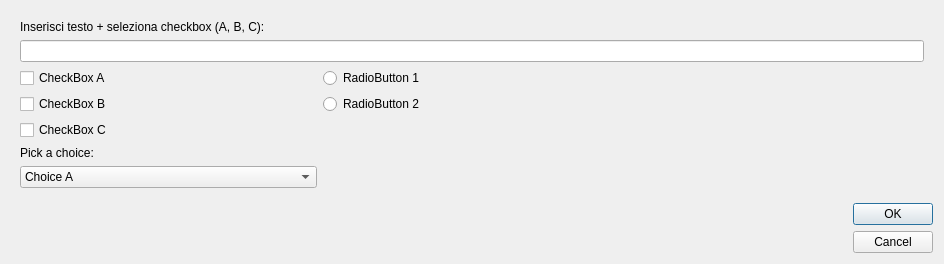
<?xml version="1.0" encoding="UTF-8"?>
<ui version="4.0">
 <class>widgets</class>
 <widget class="QDialog" name="widgets">
  <property name="geometry">
   <rect>
    <x>0</x>
    <y>0</y>
    <width>944</width>
    <height>253</height>
   </rect>
  </property>
  <property name="windowTitle">
   <string>Dialog</string>
  </property>
  <layout class="QGridLayout" name="gridLayout">
   <item row="9" column="1">
    <widget class="QDialogButtonBox" name="buttonBox">
     <property name="orientation">
      <enum>Qt::Vertical</enum>
     </property>
     <property name="standardButtons">
      <set>QDialogButtonBox::Cancel|QDialogButtonBox::Ok</set>
     </property>
    </widget>
   </item>
   <item row="8" column="0" colspan="2">
    <widget class="QWidget" name="widget" native="true">
     <layout class="QGridLayout" name="gridLayout_2">
      <item row="2" column="0">
       <widget class="QCheckBox" name="checkBox_A">
        <property name="text">
         <string>CheckBox A</string>
        </property>
        <property name="autoExclusive">
         <bool>false</bool>
        </property>
       </widget>
      </item>
      <item row="3" column="0">
       <widget class="QCheckBox" name="checkBox_B">
        <property name="text">
         <string>CheckBox B</string>
        </property>
       </widget>
      </item>
      <item row="0" column="0" colspan="2">
       <widget class="QLabel" name="label">
        <property name="text">
         <string>Inserisci testo + seleziona checkbox (A, B, C):</string>
        </property>
       </widget>
      </item>
      <item row="6" column="0">
       <widget class="QLabel" name="label_2">
        <property name="text">
         <string>Pick a choice:</string>
        </property>
       </widget>
      </item>
      <item row="1" column="0" colspan="3">
       <widget class="QLineEdit" name="lineEdit"/>
      </item>
      <item row="7" column="0">
       <widget class="QComboBox" name="comboBox">
        <item>
         <property name="text">
          <string>Choice A</string>
         </property>
        </item>
        <item>
         <property name="text">
          <string>Choice B</string>
         </property>
        </item>
        <item>
         <property name="text">
          <string>Choice C</string>
         </property>
        </item>
       </widget>
      </item>
      <item row="3" column="1">
       <widget class="QRadioButton" name="radioButton_2">
        <property name="text">
         <string>RadioButton 2</string>
        </property>
       </widget>
      </item>
      <item row="4" column="0">
       <widget class="QCheckBox" name="checkBox_C">
        <property name="text">
         <string>CheckBox C</string>
        </property>
       </widget>
      </item>
      <item row="2" column="1">
       <widget class="QRadioButton" name="radioButton_1">
        <property name="text">
         <string>RadioButton 1</string>
        </property>
       </widget>
      </item>
      <item row="5" column="0">
       <spacer name="verticalSpacer">
        <property name="orientation">
         <enum>Qt::Vertical</enum>
        </property>
        <property name="sizeHint" stdset="0">
         <size>
          <width>20</width>
          <height>40</height>
         </size>
        </property>
       </spacer>
      </item>
     </layout>
    </widget>
   </item>
  </layout>
 </widget>
 <resources/>
 <connections>
  <connection>
   <sender>buttonBox</sender>
   <signal>accepted()</signal>
   <receiver>widgets</receiver>
   <slot>accept()</slot>
   <hints>
    <hint type="sourcelabel">
     <x>403</x>
     <y>174</y>
    </hint>
    <hint type="destinationlabel">
     <x>157</x>
     <y>184</y>
    </hint>
   </hints>
  </connection>
  <connection>
   <sender>buttonBox</sender>
   <signal>rejected()</signal>
   <receiver>widgets</receiver>
   <slot>reject()</slot>
   <hints>
    <hint type="sourcelabel">
     <x>403</x>
     <y>174</y>
    </hint>
    <hint type="destinationlabel">
     <x>286</x>
     <y>184</y>
    </hint>
   </hints>
  </connection>
 </connections>
</ui>
